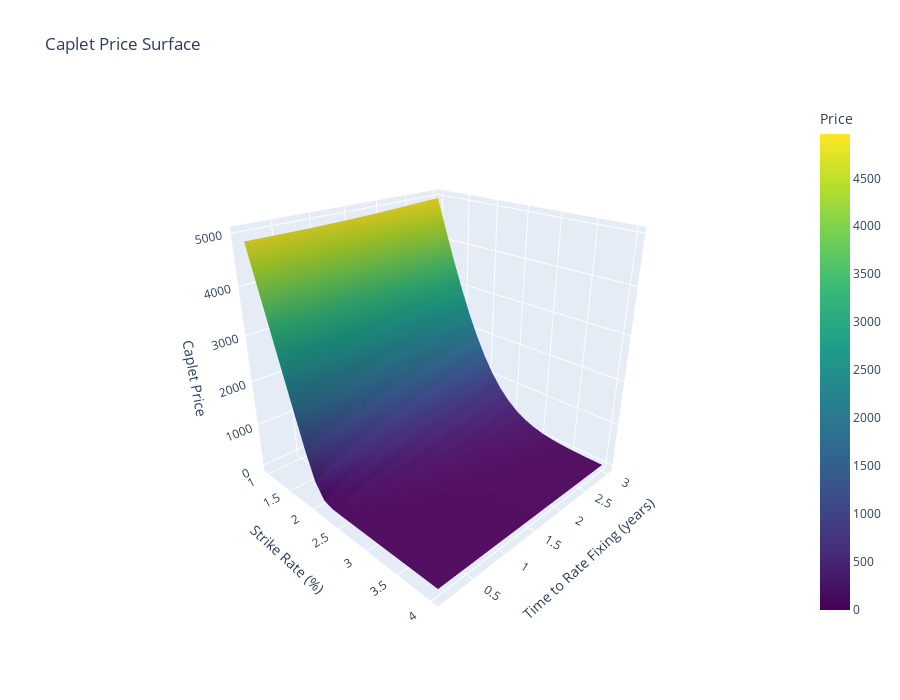

Source (notebook cell):
### Markdown cell above
## 7. Caplet Price Surface

Let's visualize how the caplet price changes with respect to both strike rate and time to maturity.

### Code cell
# Create a grid of strike rates and maturities
strike_rates = np.linspace(0.01, 0.04, 20)  # 1% to 4%
maturities = np.linspace(0.1, 3.0, 20)      # 0.1 to 3 years

# Create meshgrid
K_grid, T_grid = np.meshgrid(strike_rates, maturities)

# Initialize price grid
price_grid = np.zeros_like(K_grid)

# Calculate prices for each combination
for i in range(len(maturities)):
    for j in range(len(strike_rates)):
        price_grid[i, j] = caplet_price_analytical(
            F, K_grid[i, j], sigma, T_grid[i, j], tau, discount_factor, notional
        )

# Create 3D surface plot
fig = go.Figure(data=[go.Surface(
    z=price_grid,
    x=K_grid * 100,  # Convert to percentage
    y=T_grid,
    colorscale='Viridis',
    colorbar=dict(title="Price")
)])

fig.update_layout(
    title="Caplet Price Surface",
    scene=dict(
        xaxis_title="Strike Rate (%)",
        yaxis_title="Time to Rate Fixing (years)",
        zaxis_title="Caplet Price",
        camera=dict(
            eye=dict(x=1.5, y=-1.5, z=1)
        )
    ),
    width=900,
    height=700
)

fig.show()

### Figure 1 — Plotly figure (JSON) as saved in the notebook; plotly's stock layout.template omitted (floating-point values rounded to 4 significant figures; data arrays with more than 128 entries replaced by an {"elided": "..."} marker saying what was removed)
{"data": [{"colorbar": {"title": {"text": "Price"}}, "colorscale": [[0, "#440154"], [0.1111, "#482878"], [0.2222, "#3e4989"], [0.3333, "#31688e"], [0.4444, "#26828e"], [0.5556, "#1f9e89"], [0.6667, "#35b779"], [0.7778, "#6ece58"], [0.8889, "#b5de2b"], [1, "#fde725"]], "type": "surface", "x": {"elided": "20x20 float values"}, "y": {"elided": "20x20 float values"}, "z": {"elided": "20x20 float values"}}], "layout": {"height": 700, "scene": {"camera": {"eye": {"x": 1.5, "y": -1.5, "z": 1}}, "xaxis": {"title": {"text": "Strike Rate (%)"}}, "yaxis": {"title": {"text": "Time to Rate Fixing (years)"}}, "zaxis": {"title": {"text": "Caplet Price"}}}, "title": {"text": "Caplet Price Surface"}, "width": 900}}
